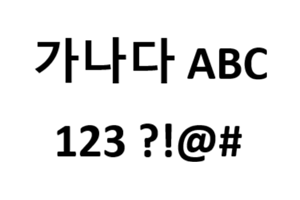
#> input picture input.png, 300 x 200 px
$ python NoAA.py
#> lines starting #> are read from the running program, lines starting #| are printed output that depends on the picture; after the words box and inside, x2 and y2 are one past the last pixel; in counts of white or black regions, pixels touching at a corner belong together
import numpy as np
from PIL import Image

img = Image.open('input.png').convert("L")
arr = np.array(img)
matrix = np.where(arr < 128, 255, 0).astype(np.uint8)
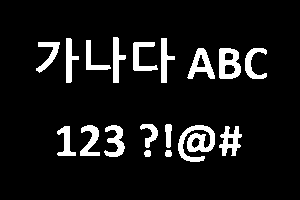
#> matrix: shape (200, 300); 9% white; 18 white regions, largest, box (x1, y1, x2, y2) and area: (178, 125, 215, 162) 724, (219, 48, 241, 79) 472, (187, 48, 215, 79) 404
'''for row in matrix:
    print(*row)'''
drawarr = (255 - matrix).astype(np.uint8)
newimg = Image.fromarray(drawarr, mode='L')
newimg.save('output.png')
newimg.show()
